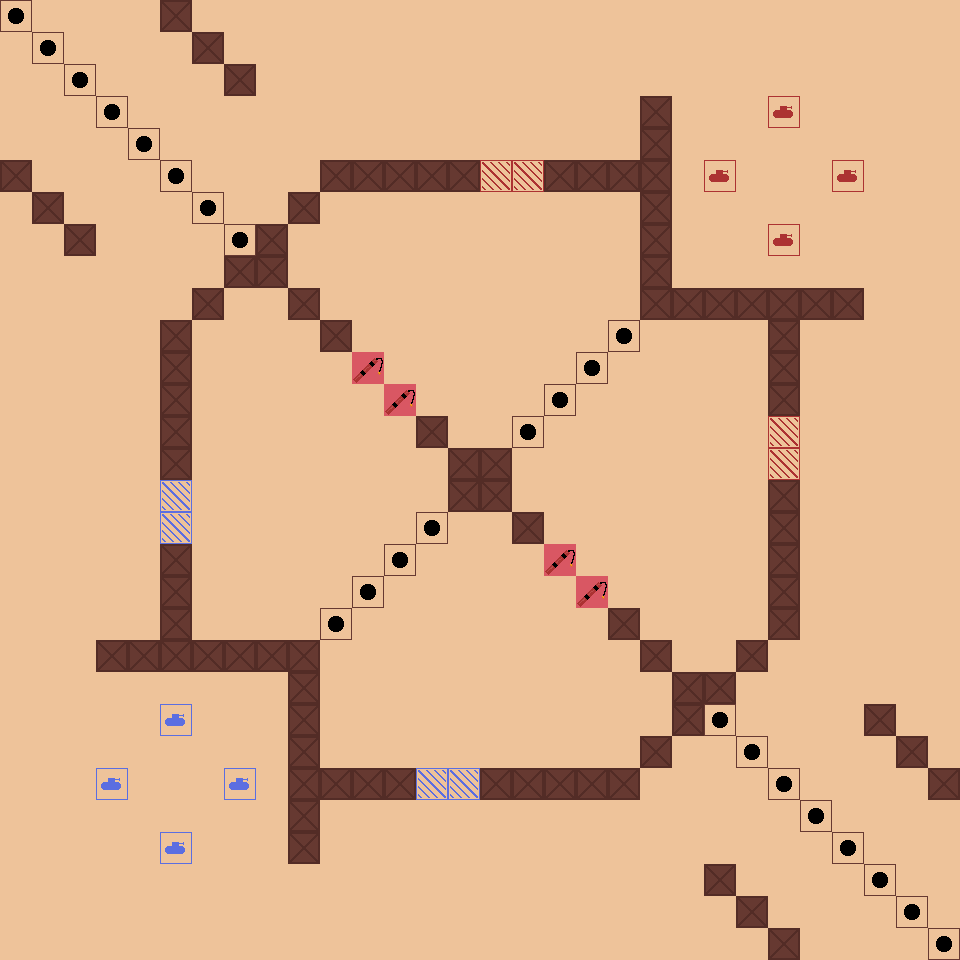

A 2D game scene composited from a Tiled map and its tileset images. What follows is a short description and the map's XML, with every tile layer's data as written:
An orthogonal 30x30 tile map with 32x32 px tiles, 1 tile layer (Tile Layer 1), 2 tilesets.

<map version="1.5" tiledversion="1.7.2" orientation="orthogonal" renderorder="right-down" width="30" height="30" tilewidth="32" tileheight="32" infinite="0" nextlayerid="2" nextobjectid="1">
 <editorsettings>
  <export target="bigmap.csv" format="csv" />
 </editorsettings>
 <tileset firstgid="1" name="Tanks" tilewidth="32" tileheight="32" tilecount="9" columns="3">
  <image source="../tilemap/tilemap_v2.png" width="96" height="96" />
 </tileset>
 <tileset firstgid="10" name="Tanks" tilewidth="32" tileheight="32" tilecount="9" columns="3">
  <image source="../tilemap/tilemap_v2.png" width="96" height="96" />
 </tileset>
 <layer id="1" name="Tile Layer 1" width="30" height="30">
  <data encoding="csv">
4,1,1,1,1,3,1,1,1,1,1,1,1,1,1,1,1,1,1,1,1,1,1,1,1,1,1,1,1,1,
1,4,1,1,1,1,3,1,1,1,1,1,1,1,1,1,1,1,1,1,1,1,1,1,1,1,1,1,1,1,
1,1,4,1,1,1,1,3,1,1,1,1,1,1,1,1,1,1,1,1,1,1,1,1,1,1,1,1,1,1,
1,1,1,4,1,1,1,1,1,1,1,1,1,1,1,1,1,1,1,1,3,1,1,1,5,1,1,1,1,1,
1,1,1,1,4,1,1,1,1,1,1,1,1,1,1,1,1,1,1,1,3,1,1,1,1,1,1,1,1,1,
3,1,1,1,1,4,1,1,1,1,3,3,3,3,3,7,7,3,3,3,3,1,5,1,1,1,5,1,1,1,
1,3,1,1,1,1,4,1,1,3,1,1,1,1,1,1,1,1,1,1,3,1,1,1,1,1,1,1,1,1,
1,1,3,1,1,1,1,4,3,1,1,1,1,1,1,1,1,1,1,1,3,1,1,1,5,1,1,1,1,1,
1,1,1,1,1,1,1,3,3,1,1,1,1,1,1,1,1,1,1,1,3,1,1,1,1,1,1,1,1,1,
1,1,1,1,1,1,3,1,1,3,1,1,1,1,1,1,1,1,1,1,3,3,3,3,3,3,3,1,1,1,
1,1,1,1,1,3,1,1,1,1,3,1,1,1,1,1,1,1,1,4,1,1,1,1,3,1,1,1,1,1,
1,1,1,1,1,3,1,1,1,1,1,2,1,1,1,1,1,1,4,1,1,1,1,1,3,1,1,1,1,1,
1,1,1,1,1,3,1,1,1,1,1,1,2,1,1,1,1,4,1,1,1,1,1,1,3,1,1,1,1,1,
1,1,1,1,1,3,1,1,1,1,1,1,1,3,1,1,4,1,1,1,1,1,1,1,7,1,1,1,1,1,
1,1,1,1,1,3,1,1,1,1,1,1,1,1,3,3,1,1,1,1,1,1,1,1,7,1,1,1,1,1,
1,1,1,1,1,8,1,1,1,1,1,1,1,1,3,3,1,1,1,1,1,1,1,1,3,1,1,1,1,1,
1,1,1,1,1,8,1,1,1,1,1,1,1,4,1,1,3,1,1,1,1,1,1,1,3,1,1,1,1,1,
1,1,1,1,1,3,1,1,1,1,1,1,4,1,1,1,1,2,1,1,1,1,1,1,3,1,1,1,1,1,
1,1,1,1,1,3,1,1,1,1,1,4,1,1,1,1,1,1,2,1,1,1,1,1,3,1,1,1,1,1,
1,1,1,1,1,3,1,1,1,1,4,1,1,1,1,1,1,1,1,3,1,1,1,1,3,1,1,1,1,1,
1,1,1,3,3,3,3,3,3,3,1,1,1,1,1,1,1,1,1,1,3,1,1,3,1,1,1,1,1,1,
1,1,1,1,1,1,1,1,1,3,1,1,1,1,1,1,1,1,1,1,1,3,3,1,1,1,1,1,1,1,
1,1,1,1,1,6,1,1,1,3,1,1,1,1,1,1,1,1,1,1,1,3,4,1,1,1,1,3,1,1,
1,1,1,1,1,1,1,1,1,3,1,1,1,1,1,1,1,1,1,1,3,1,1,4,1,1,1,1,3,1,
1,1,1,6,1,1,1,6,1,3,3,3,3,8,8,3,3,3,3,3,1,1,1,1,4,1,1,1,1,3,
1,1,1,1,1,1,1,1,1,3,1,1,1,1,1,1,1,1,1,1,1,1,1,1,1,4,1,1,1,1,
1,1,1,1,1,6,1,1,1,3,1,1,1,1,1,1,1,1,1,1,1,1,1,1,1,1,4,1,1,1,
1,1,1,1,1,1,1,1,1,1,1,1,1,1,1,1,1,1,1,1,1,1,3,1,1,1,1,4,1,1,
1,1,1,1,1,1,1,1,1,1,1,1,1,1,1,1,1,1,1,1,1,1,1,3,1,1,1,1,4,1,
1,1,1,1,1,1,1,1,1,1,1,1,1,1,1,1,1,1,1,1,1,1,1,1,3,1,1,1,1,4
</data>
 </layer>
</map>